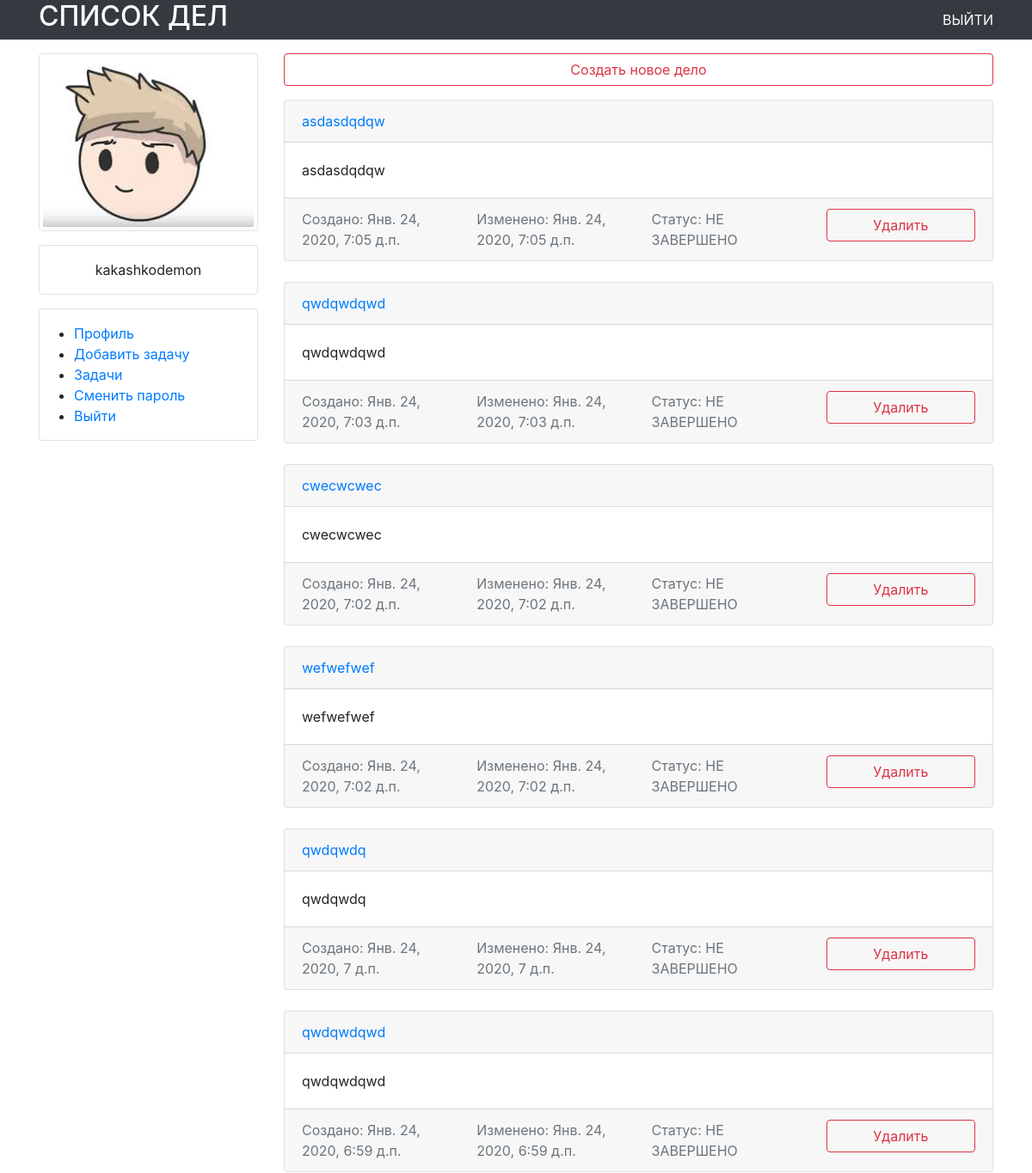
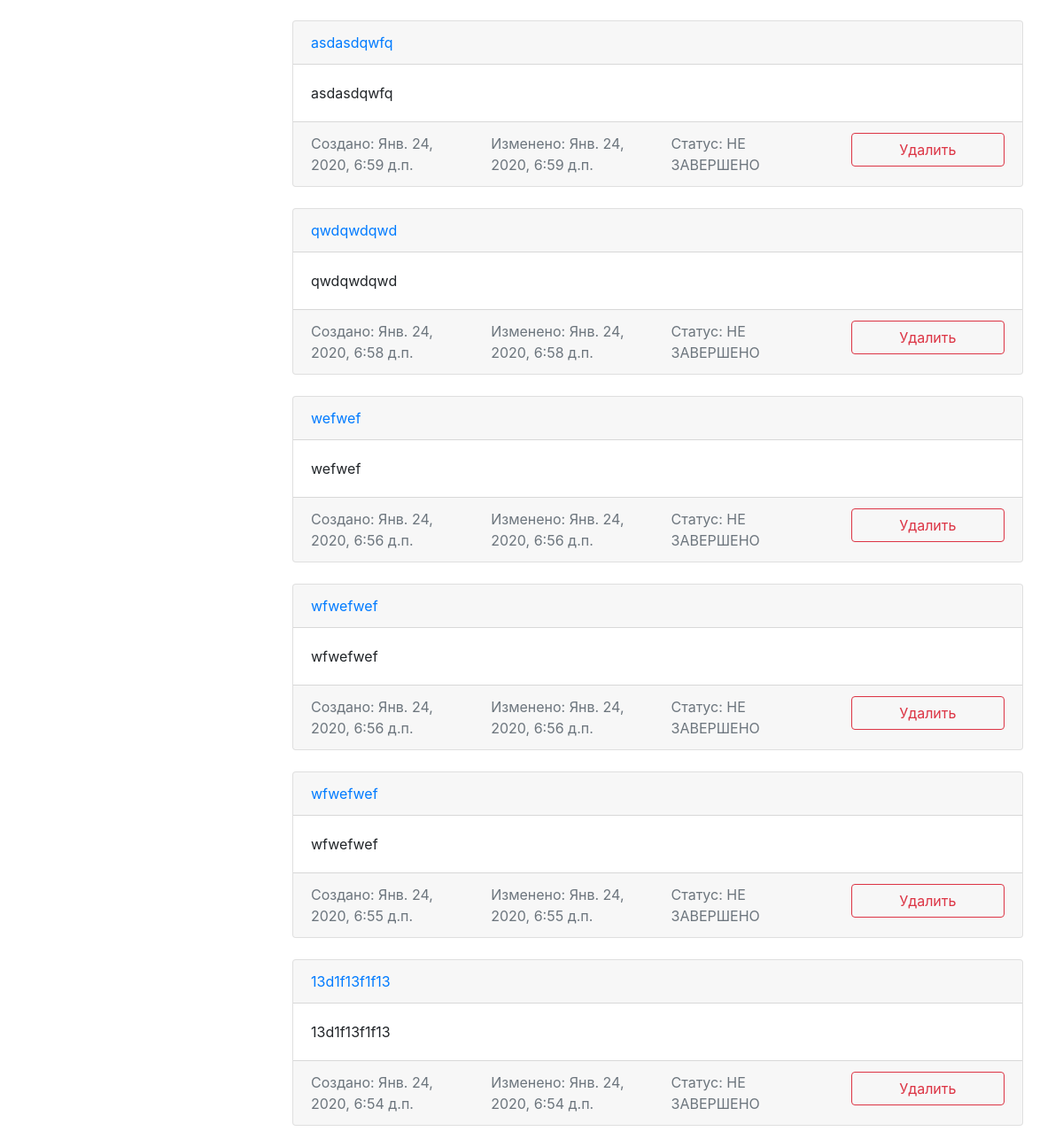
The page /tasks/ (signed in) on the database its author committed (2 pictures, top to bottom).
### accounts/models.py (models this page shows, shortened)
class Profile(models.Model):
    user = models.OneToOneField(User, on_delete=models.CASCADE)
    birth_date = models.DateField(blank=True, null=True)
    avatar = models.ImageField(upload_to='user_avatars/%Y/%m/%d', blank=True, null=True)

### tasks/models.py (models this page shows, shortened)
class TodoItem(models.Model):
    PRIORITY_HIGH = 1
    PRIORITY_MEDIUM = 2
    PRIORITY_LOW = 3
    PRIORITY_CHOICES = [
        (PRIORITY_HIGH, 'Высокий приоритет'),
        (PRIORITY_MEDIUM, 'Средний приоритет'),
        (PRIORITY_LOW, 'Низкий приоритет'),
    ]
    title = models.CharField(max_length=128)
    description = models.TextField()
    is_completed = models.BooleanField('выполнено', default=False)
    created = models.DateTimeField(auto_now_add=True)
    updated = models.DateTimeField(auto_now=True)
    owner = models.ForeignKey(User, on_delete=models.CASCADE, related_name='tasks')
    priority = models.IntegerField('Приоритет', choices=PRIORITY_CHOICES, default=PRIORITY_MEDIUM)
    class Meta:
        ordering = ('-created',)

### tasks/views.py (the view)
# urls.py: path('', views.list, name='list'),
@login_required()
def list(request):
    user = request.user
    user_tasks = TodoItem.objects.filter(owner=user)
    return render(request, 'tasks/tasks_list.html', context={'tasks': user_tasks})

### tasks/templates/tasks/tasks_list.html (shortened to what this page needs)
{% extends 'base.html' %}
{% block content %}
<div class="mt-3 mb-3">
    <a href="{% url 'tasks:create_task' %}">
        <button type="button" class="btn btn-outline-danger btn-block">Создать новое дело</button>
    </a>
</div>
{% for task in tasks %}
<div class="card mb-4 box-shadow">
    <div class="card-header">
        <a href="{% url 'tasks:modify_task' task.pk %}">
            {{ task.title }}
        </a>
    </div>
    <div class="card-body font-weight-normal">
        {{ task.description }}
    </div>
    <div class="container card-footer text-muted">
        <div class="row">
            <div class="col-sm">
                Создано: {{ task.created }}
            </div>
            <div class="col-sm">
                Изменено: {{ task.updated }}
            </div>
            <div class="col-sm">
                Статус: {{ task.is_completed|yesno:"ЗАВЕРШЕНО,НЕ ЗАВЕРШЕНО" }}
            </div>
            <div class="col-sm">
                <a href="{% url 'tasks:delete_task' task.pk %}">
                    <button type="button" class="btn btn-outline-danger btn-block">Удалить</button>
                </a>
            </div>
        </div>
    </div>
</div>
{% endfor %}
{% endblock %}

### templates/base.html (shortened to what this page needs)
{% load static %}
<html>
<head>
    <link rel="stylesheet"
          href="https://maxcdn.bootstrapcdn.com/bootstrap/4.0.0/css/bootstrap.min.css"
          integrity="sha384-
Gn5384xqQ1aoWXA+058RXPxPg6fy4IWvTNh0E263XmFcJlSAwiGgFAW/dAiS6JXm"
>
</head>
<body>
<div class="container-fluid bg-dark text-white">
    <div class="container">
        <div class="row">
            <div class="col-sm d-flex align-items-center">
                <a class="text-white" href="/tasks/"><h2>СПИСОК ДЕЛ</h2></a>
            </div>
            <div class="col-sm d-flex align-items-center justify-content-end">
                <a class="text-white" href="{% url 'logout' %}">ВЫЙТИ</a>
            </div>
        </div>
    </div>
</div>
<div class="container">
    <div class="row">
        <div class="side_bar col-sm mt-3">
            {% block side_bar %}
            {% if user.is_authenticated%}
            {% if user.profile.avatar == '' %}
            <p class="text-center img-thumbnail mx-auto d-block">НЕТ АВАТАРКИ</p>
            {% else %}
            <img class="img-thumbnail mx-auto d-block" src="{{ user.profile.avatar.url}}" alt="">
            {% endif %}
            <div class="border mt-3 rounded pt-3 text-center"><p>{{ user.first_name }}</p></div>
            <ul class="border mt-3 rounded pt-3 pb-3">
                <li><a href="{% url 'edit' %}">Профиль</a></li>
                <li><a href="{% url 'tasks:create_task' %}">Добавить задачу</a></li>
                <li><a href="{% url 'tasks:list' %}">Задачи</a></li>
                <li><a href="{% url 'password_change' %}">Сменить пароль</a></li>
                <li><a href="{% url 'logout' %}">Выйти</a></li>
            </ul>
            {% endif %}
            {% endblock %}
        </div>
        <div class="main-content col-sm-9">
            {% block content %}
            {% endblock %}
        </div>
    </div>
</div>
</body>
</html>

### rows shown on the page
TodoItem: title "asdasdqdqw", description "asdasdqdqw", created "Янв. 24, 2020, 7:05 д.п.", updated "Янв. 24, 2020, 7:05 д.п.", is_completed "НЕ ЗАВЕРШЕНО"
TodoItem: title "qwdqwdqwd", description "qwdqwdqwd", created "Янв. 24, 2020, 7:03 д.п.", updated "Янв. 24, 2020, 7:03 д.п.", is_completed "НЕ ЗАВЕРШЕНО"
TodoItem: title "cwecwcwec", description "cwecwcwec", created "Янв. 24, 2020, 7:02 д.п.", updated "Янв. 24, 2020, 7:02 д.п.", is_completed "НЕ ЗАВЕРШЕНО"
TodoItem: title "wefwefwef", description "wefwefwef", created "Янв. 24, 2020, 7:02 д.п.", updated "Янв. 24, 2020, 7:02 д.п.", is_completed "НЕ ЗАВЕРШЕНО"
TodoItem: title "qwdqwdq", description "qwdqwdq", created "Янв. 24, 2020, 7 д.п.", updated "Янв. 24, 2020, 7 д.п.", is_completed "НЕ ЗАВЕРШЕНО"
TodoItem: title "qwdqwdqwd", description "qwdqwdqwd", created "Янв. 24, 2020, 6:59 д.п.", updated "Янв. 24, 2020, 6:59 д.п.", is_completed "НЕ ЗАВЕРШЕНО"
TodoItem: title "asdasdqwfq", description "asdasdqwfq", created "Янв. 24, 2020, 6:59 д.п.", updated "Янв. 24, 2020, 6:59 д.п.", is_completed "НЕ ЗАВЕРШЕНО"
TodoItem: title "qwdqwdqwd", description "qwdqwdqwd", created "Янв. 24, 2020, 6:58 д.п.", updated "Янв. 24, 2020, 6:58 д.п.", is_completed "НЕ ЗАВЕРШЕНО"
TodoItem: title "wefwef", description "wefwef", created "Янв. 24, 2020, 6:56 д.п.", updated "Янв. 24, 2020, 6:56 д.п.", is_completed "НЕ ЗАВЕРШЕНО"
TodoItem: title "wfwefwef", description "wfwefwef", created "Янв. 24, 2020, 6:56 д.п.", updated "Янв. 24, 2020, 6:56 д.п.", is_completed "НЕ ЗАВЕРШЕНО"
TodoItem: title "wfwefwef", description "wfwefwef", created "Янв. 24, 2020, 6:55 д.п.", updated "Янв. 24, 2020, 6:55 д.п.", is_completed "НЕ ЗАВЕРШЕНО"
TodoItem: title "13d1f13f1f13", description "13d1f13f1f13", created "Янв. 24, 2020, 6:54 д.п.", updated "Янв. 24, 2020, 6:54 д.п.", is_completed "НЕ ЗАВЕРШЕНО"

### other values the page prints
{{ user.first_name }} "kakashkodemon"
